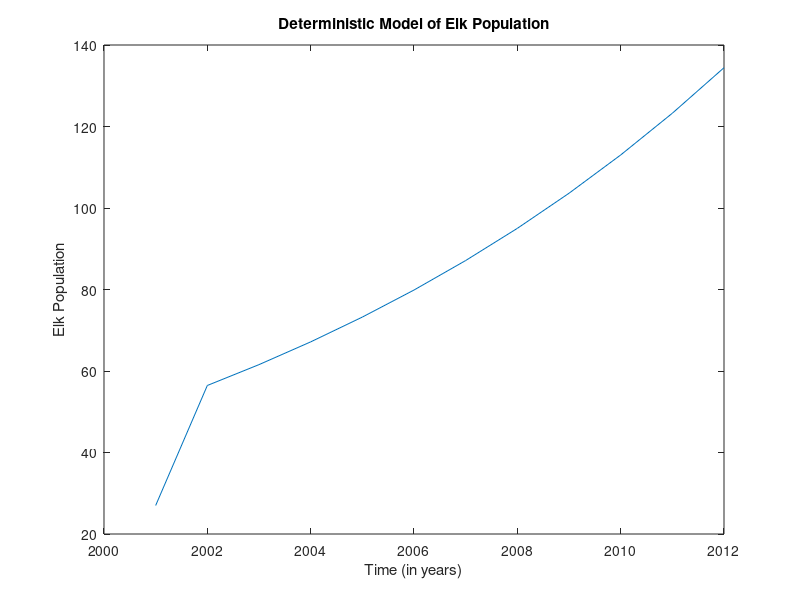
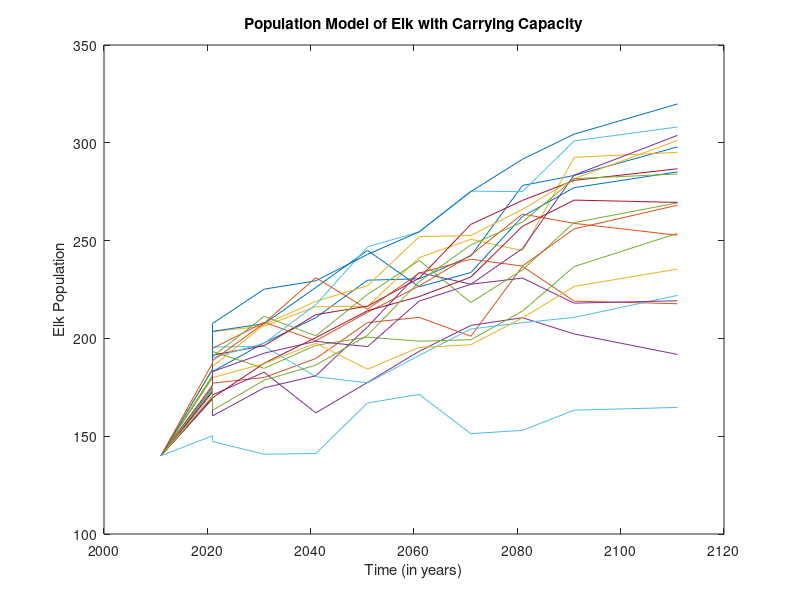

These figures' MATLAB source, in order:
% Deter model w/ hacking (year 2) (base)
mbirth= 0.18914774
mdeath = 0.09850035421
year = (2001: 2012)
p = zeros(1, 10)
p(1) = 27

for n = 2:12
    p(n)=(1+mbirth - mdeath)*p(n-1)
    if n ==2
        p(n) = p(n) + 27
    end
end

figure(1)
plot(year, p)
xlabel('Time (in years)')
ylabel('Elk Population')
title('Deterministic Model of Elk Population')

% Environmental + Demographic Stochasticity 
trials = 20
endyear= 2111
year = [2011; 2021; 2021; 2031; 2041; 2051; 2061; 2071; 2081; 2091; 2111]

popu = zeros(trials, 11)

popu(:,1) = 140*ones(trials,1);

mbirth = 0.1510121757
sdbirth = 0.04118475633

for i = 1:trials
    for j = 1:10
        % Birth Rate
        brate = normrnd(mbirth, sdbirth)
       
        % Poaching Rate
        orate = normrnd(0.001976246106, 0.004831446727)
        if orate < 0
            orate = 0
        end
        
        % Accident Rate
        arate = normrnd(0.006310201175, 0.008731077902)
        if arate < 0
            arate = 0
        end
       
        % Predator Rate
        prate = normrnd(0.01927315914, 0.03631033543)
        if prate < 0
            prate = 0
        end
        
        % Sickness Rate
        srate = normrnd(0.01214902865, 0.01709012995)
        if srate < 0
            srate = 0
        end

        % Unknown Rate
        urate = normrnd(0.01322746721, 0.0215714263)
        if urate < 0
            urate = 0
        end
       % Intrinsic Growth
        rgrowth = 1 + brate - prate -srate - urate - orate - arate
        carrcap = normrnd(7030,1170)

       % What we end up with:
       % A logistic deterministic model with stochastic properties from 
       % usage of random variables for different rates affecting elks
        popu(i,j+1) = popu(i,j)*(rgrowth*(1-(popu(i,j)/carrcap)))

        if j == 1
            popu(i,j+1) = popu(i, j+1) + 27
        end
    end
end

% printing of the population figure 
figure(2)
plot(year, popu)
xlabel('Time (in years)')
ylabel('Elk Population')
title('Population Model of Elk with Carrying Capacity')